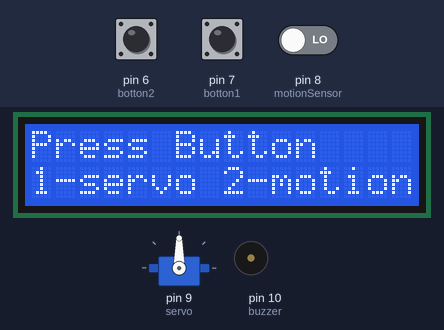
Recording of a sketch running on a simulated Arduino Uno, built with avr-gcc and run on an emulated ATmega328P. On the bench: 16×2 character LCD, servo, buzzer (waves = sounding, pin HIGH). Inputs (shaded band) come from the test bench; at power-on: pin 6 (botton2) LOW, pin 7 (botton1) LOW, pin 8 (motionSensor) LOW.

Above: at 1.2 s.
1.3 s: pin 6 (botton2) pulled HIGH for 0.15 s
At 2.2 s:
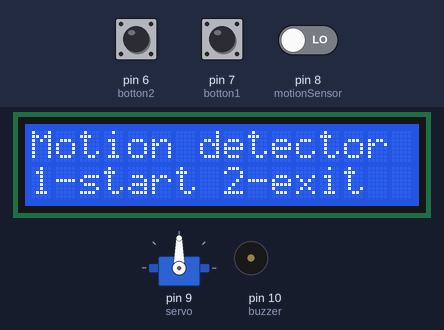
3.0 s: pin 7 (botton1) pulled HIGH for 0.15 s
At 4.4 s:
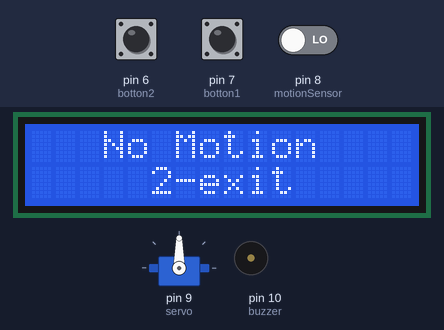
4.7 s: pin 6 (botton2) pulled HIGH for 1 s
At 7.0 s:
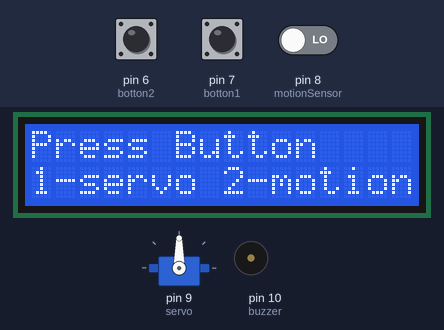
7.3 s: pin 7 (botton1) pulled HIGH for 1 s
At 9.2 s:
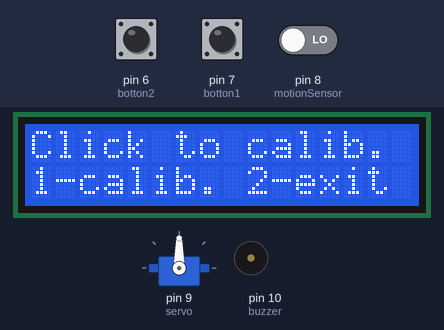
9.9 s: pin 7 (botton1) pulled HIGH for 0.15 s
At 11.1 s:
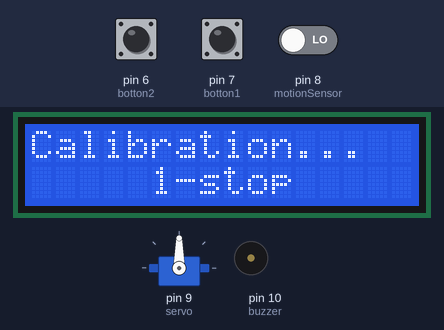
11.5 s: pin 7 (botton1) pulled HIGH for 3.2 s
At 15.3 s:
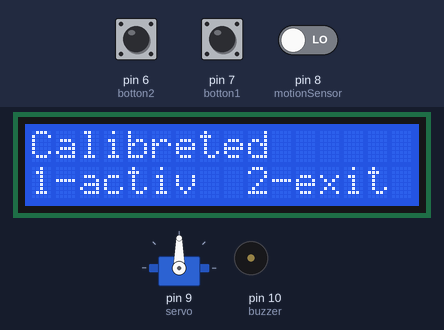
Timing chart, 0 to 16.8 s (numbered marks = the images above; inputs shaded):
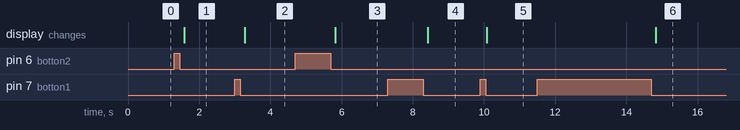

The sketch:

SimpleProject.ino
```cpp
#include <LiquidCrystal.h>
#include <Servo.h>


// variables for defult mode
const int rs = 12, en = 11, d4 = 5, d5 = 4, d6 = 3, d7 = 2;
int botton1 = 7;
int botton2 = 6;
int mode = 0;
LiquidCrystal lcd(rs, en, d4, d5, d6, d7);

// variables for first mode
int countedTime = 0;
bool calibrated = false;
Servo servo;

// variables for second mode
int motionSensor = 8;
int buzzer = 10;
bool detection = false;


void setup()
{
  lcd.begin(16, 2);

  servo.attach(9);

  pinMode(botton1,INPUT);
  pinMode(botton2,INPUT);

  pinMode(motionSensor,INPUT);
  pinMode(buzzer,OUTPUT);

  servo.write(90);
}

void loop()
{

  switch(mode)
  {
    case 0:
      DefultMode();
      break;
    case 1:
      FirstMode();
      break;
    case 2:
      SecondMode();
      break;
  }
  delay(100);
}


//**************************************************************************************************************//
// Deafult mode is for selecting function of our project                                                        //
//**************************************************************************************************************//
void DefultMode(){
  lcd.setCursor(0, 0);
  lcd.print("Press Button    ");
  lcd.setCursor(0, 1);
  lcd.print("1-servo 2-motion");

  if(BottonClicked(botton1)==true)
    mode = 1;
  else if(BottonClicked(botton2)==true)
    mode = 2;
}


//**************************************************************************************************************//
// First mode is for servo to wich we calibrate time of it's work                                               //
//**************************************************************************************************************//
void FirstMode()
{

  if(calibrated == false)
  {
      lcd.setCursor(0, 0);
      lcd.print("Click to calib. ");
      lcd.setCursor(0, 1);
      lcd.print("1-calib. 2-exit ");
    if(BottonClicked(botton1)==true)
    {
          countedTime = 0;
          FMCalibration();
    }else if(BottonClicked(botton2)==true){
      mode = 0;
    }
  }
  else
  {
    lcd.setCursor(0, 0);
    lcd.print("Calibreted      ");
    lcd.setCursor(0, 1);
    lcd.print("1-activ  2-exit ");

    if(BottonClicked(botton1)==true){
      servo.write(0);
      delay(countedTime);
      servo.write(90);
      delay(500);
      servo.write(180);
      delay(countedTime);
      servo.write(90);
      delay(500);
  }

  }
  if(BottonClicked(botton2)==true){
      mode = 0;
      calibrated = false;
  }

}
//**************************************************************************************************************//
// First mode calibration acctivate sequence of time measurement                                                //
//**************************************************************************************************************//
void FMCalibration()
{
  bool stop = false;
  lcd.setCursor(0, 0);
  lcd.print("Calibration...  ");
  lcd.setCursor(0, 1);
  lcd.print("     1-stop     ");
  while(stop != true){
    countedTime = countedTime + 1;
    if(BottonClicked(botton1)==true)
    {
        stop = true;
        calibrated = true;
    }
    delay(1);
  }
}

//**************************************************************************************************************//
// Second mode is for moion detector signaled by buzzer                                                         //
//**************************************************************************************************************//
void SecondMode()
{
  if(detection == false)
  {
    lcd.setCursor(0, 0);
    lcd.print("Motion detector ");
    lcd.setCursor(0, 1);
    lcd.print("1-start 2-exit  ");

    if(BottonClicked(botton1)==true)
      detection = true;
    else if(BottonClicked(botton2)==true)
      mode = 0;
  }
  else
    MotionDetection();

}

//**************************************************************************************************************//
// Second mode is for moion detector signaled by buzzer                                                         //
//**************************************************************************************************************//
void MotionDetection(){
  int motion = digitalRead(motionSensor);

  if(motion == LOW){
    lcd.setCursor(0, 0);
    lcd.print("   No Motion    ");
    lcd.setCursor(0, 1);
    lcd.print("     2-exit     ");
    if(BottonClicked(botton2)==true)
    {
        noTone(buzzer);
        detection = false;
        mode = 0;
    }
  }
  else
  {
    lcd.setCursor(0, 0);
    lcd.print("!Motion detected");
    lcd.setCursor(0, 1);
    lcd.print("     2-exit     ");

    tone(buzzer, 3000, 1000);
    if(BottonClicked(botton2)==true)
    {
        noTone(buzzer);
        detection = false;
        mode = 0;
    }
  }

}

//**************************************************************************************************************//
// Botton clicked is for preventing the detection of voltage oscillations                                       //
//**************************************************************************************************************//
bool BottonClicked(int botton)
{
  if(digitalRead(botton)==HIGH)
  {
      delay(20);
      while(digitalRead(botton) == HIGH);
      delay(20);
      return true;
  }else return false;
}
```

Measured:
- after the input at 1.3 s, the display: changes after 0.27 s (image 1)
- after the input at 3.0 s, the display: changes after 0.27 s (image 2)
- after the input at 4.7 s, the display: changes after 1.1 s (image 3)
- after the input at 7.3 s, the display: changes after 1.1 s (image 4)
- after the input at 9.9 s, the display: changes after 0.17 s (image 5)
- after the input at 11.5 s, the display: changes after 3.3 s (image 6)
